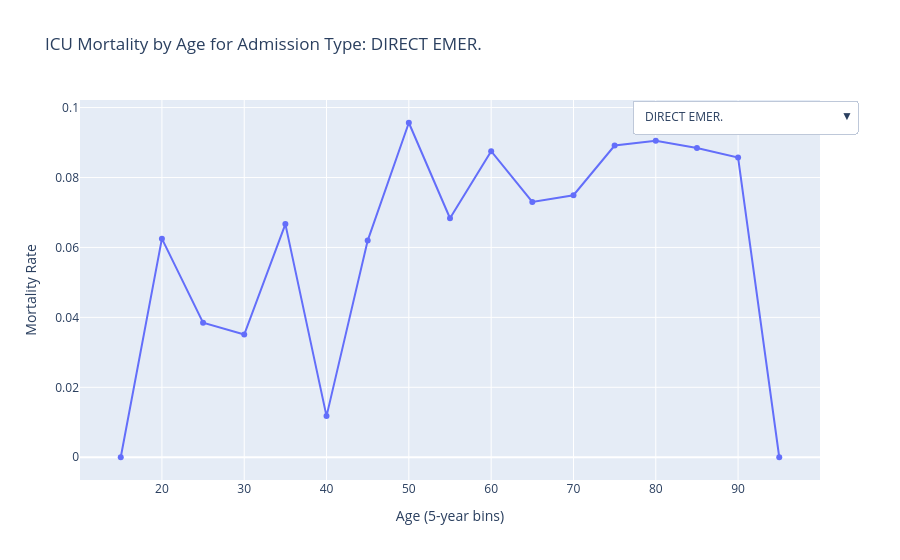

The notebook cell this image was saved under:
### Markdown cell above
### Q4: Create an interactive plot
Create an interactive plot using plotly. Your plot can be a previously asked question or a new question, however explain how this interaction strengthen what you want to communicate with your audience.

### Code cell
# How does ICU mortality change with different admission types and ages?
import plotly.graph_objects as go

# filter and prep
df_filtered = df[df['age'] <= 100].copy()
df_filtered['age_bin'] = (df_filtered['age'] // 5) * 5

age_adm = (
    df_filtered.groupby(['age_bin', 'admission_type'], observed=True)['ICU_mortality']
    .mean()
    .reset_index()
)

admission_types = age_adm['admission_type'].unique()

fig = go.Figure()

for i, adm in enumerate(admission_types):
    adm_df = age_adm[age_adm['admission_type'] == adm]
    fig.add_trace(
        go.Scatter(
            x=adm_df['age_bin'],
            y=adm_df['ICU_mortality'],
            mode='lines+markers',
            name=str(adm),
            visible=(i == 0)
        )
    )

buttons = []
for i, adm in enumerate(admission_types):
    visible = [False] * len(admission_types)
    visible[i] = True
    buttons.append(
        dict(
            label=str(adm),
            method='update',
            args=[
                {'visible': visible},
                {'title': f'ICU Mortality by Age for Admission Type: {adm}'}
            ]
        )
    )

fig.update_layout(
    updatemenus=[
        dict(
            buttons=buttons,
            direction='down',
            showactive=True,
            x=1.05,
            y=1
        )
    ],
    title=f'ICU Mortality by Age for Admission Type: {admission_types[0]}',
    xaxis_title='Age (5-year bins)',
    yaxis_title='Mortality Rate'
)

fig.show()

### Figure 1 — Plotly figure (JSON) as saved in the notebook; plotly's stock layout.template omitted (floating-point values rounded to 4 significant figures)
{"data": [{"mode": "lines+markers", "name": "DIRECT EMER.", "type": "scatter", "visible": true, "x": [15, 20, 25, 30, 35, 40, 45, 50, 55, 60, 65, 70, 75, 80, 85, 90, 95], "y": [0.0, 0.0625, 0.03846, 0.03509, 0.06667, 0.01176, 0.06195, 0.09565, 0.06835, 0.08753, 0.07299, 0.07493, 0.08915, 0.0905, 0.08844, 0.08571, 0.0]}, {"mode": "lines+markers", "name": "EU OBSERVATION", "type": "scatter", "visible": false, "x": [15, 20, 25, 30, 35, 40, 45, 50, 55, 60, 65, 70, 75, 80, 85, 90, 95], "y": [0.0, 0.0, 0.0, 0.0, 0.0, 0.0, 0.0, 0.08333, 0.0, 0.0, 0.06667, 0.0, 0.06667, 0.0, 0.1429, 0.0, 0.0]}, {"mode": "lines+markers", "name": "EW EMER.", "type": "scatter", "visible": false, "x": [15, 20, 25, 30, 35, 40, 45, 50, 55, 60, 65, 70, 75, 80, 85, 90, 95, 100], "y": [0.03846, 0.02657, 0.03371, 0.0451, 0.0449, 0.05011, 0.05817, 0.07016, 0.06741, 0.07062, 0.08329, 0.08464, 0.09868, 0.1089, 0.113, 0.1201, 0.07784, 0.5]}, {"mode": "lines+markers", "name": "OBSERVATION ADMIT", "type": "scatter", "visible": false, "x": [15, 20, 25, 30, 35, 40, 45, 50, 55, 60, 65, 70, 75, 80, 85, 90, 95, 100], "y": [0.0, 0.02778, 0.04327, 0.04498, 0.03514, 0.0598, 0.04, 0.05541, 0.06006, 0.06935, 0.06916, 0.08102, 0.08681, 0.0751, 0.1156, 0.09125, 0.1111, 0.5]}, {"mode": "lines+markers", "name": "SURGICAL SAME DAY ADMISSION", "type": "scatter", "visible": false, "x": [15, 20, 25, 30, 35, 40, 45, 50, 55, 60, 65, 70, 75, 80, 85, 90, 95], "y": [0.0, 0.0, 0.0, 0.0, 0.01124, 0.0, 0.0, 0.003311, 0.004474, 0.008787, 0.009382, 0.01277, 0.02365, 0.02457, 0.03629, 0.01538, 0.0]}, {"mode": "lines+markers", "name": "URGENT", "type": "scatter", "visible": false, "x": [15, 20, 25, 30, 35, 40, 45, 50, 55, 60, 65, 70, 75, 80, 85, 90, 95], "y": [0.1429, 0.0381, 0.04701, 0.09355, 0.06338, 0.08837, 0.07057, 0.0669, 0.09129, 0.09238, 0.1061, 0.09058, 0.1009, 0.1271, 0.1113, 0.07674, 0.1429]}, {"mode": "lines+markers", "name": "ELECTIVE", "type": "scatter", "visible": false, "x": [20, 25, 30, 35, 40, 45, 50, 55, 60, 65, 70, 75, 80, 85, 90, 95], "y": [0.0, 0.0, 0.04762, 0.0, 0.0625, 0.0, 0.01734, 0.01163, 0.0236, 0.01942, 0.01995, 0.02717, 0.01689, 0.06, 0.03529, 0.0]}, {"mode": "lines+markers", "name": "DIRECT OBSERVATION", "type": "scatter", "visible": false, "x": [25, 30, 35, 40, 45, 50, 55, 60, 65, 70, 75, 80, 85, 90], "y": [0.0, 0.0, 0.0, 0.0, 0.0, 0.0, 0.0, 0.0, 0.0, 0.0, 0.0, 0.0, 0.0, 0.5]}, {"mode": "lines+markers", "name": "AMBULATORY OBSERVATION", "type": "scatter", "visible": false, "x": [45, 55, 60, 65, 75], "y": [0.0, 0.0, 0.0, 0.0, 0.0]}], "layout": {"title": {"text": "ICU Mortality by Age for Admission Type: DIRECT EMER."}, "updatemenus": [{"buttons": [{"args": [{"visible": [true, false, false, false, false, false, false, false, false]}, {"title": "ICU Mortality by Age for Admission Type: DIRECT EMER."}], "label": "DIRECT EMER.", "method": "update"}, {"args": [{"visible": [false, true, false, false, false, false, false, false, false]}, {"title": "ICU Mortality by Age for Admission Type: EU OBSERVATION"}], "label": "EU OBSERVATION", "method": "update"}, {"args": [{"visible": [false, false, true, false, false, false, false, false, false]}, {"title": "ICU Mortality by Age for Admission Type: EW EMER."}], "label": "EW EMER.", "method": "update"}, {"args": [{"visible": [false, false, false, true, false, false, false, false, false]}, {"title": "ICU Mortality by Age for Admission Type: OBSERVATION ADMIT"}], "label": "OBSERVATION ADMIT", "method": "update"}, {"args": [{"visible": [false, false, false, false, true, false, false, false, false]}, {"title": "ICU Mortality by Age for Admission Type: SURGICAL SAME DAY ADMISSION"}], "label": "SURGICAL SAME DAY ADMISSION", "method": "update"}, {"args": [{"visible": [false, false, false, false, false, true, false, false, false]}, {"title": "ICU Mortality by Age for Admission Type: URGENT"}], "label": "URGENT", "method": "update"}, {"args": [{"visible": [false, false, false, false, false, false, true, false, false]}, {"title": "ICU Mortality by Age for Admission Type: ELECTIVE"}], "label": "ELECTIVE", "method": "update"}, {"args": [{"visible": [false, false, false, false, false, false, false, true, false]}, {"title": "ICU Mortality by Age for Admission Type: DIRECT OBSERVATION"}], "label": "DIRECT OBSERVATION", "method": "update"}, {"args": [{"visible": [false, false, false, false, false, false, false, false, true]}, {"title": "ICU Mortality by Age for Admission Type: AMBULATORY OBSERVATION"}], "label": "AMBULATORY OBSERVATION", "method": "update"}], "direction": "down", "showactive": true, "x": 1.05, "y": 1}], "xaxis": {"title": {"text": "Age (5-year bins)"}}, "yaxis": {"title": {"text": "Mortality Rate"}}}}
